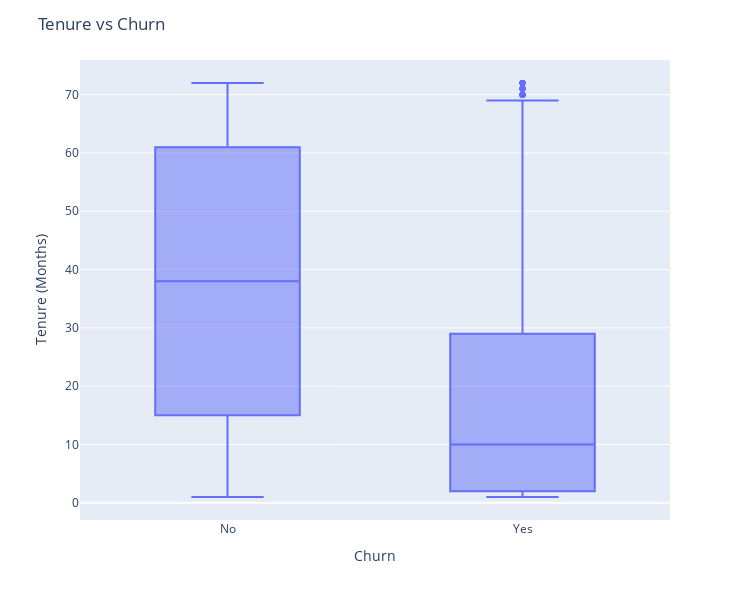

This figure's notebook cell:
### Code cell
fig = px.box(df, x='Churn', y='tenure')

# Update axis labels
fig.update_yaxes(title_text='Tenure (Months)')
fig.update_xaxes(title_text='Churn')
fig.update_layout(
    autosize=True,
    width=750,
    height=600,
    title_font=dict(size=25, family='Courier'),
    title='Tenure vs Churn'
)

fig.show()

### Figure 1 — Plotly figure (JSON) as saved in the notebook; plotly's stock layout.template omitted (floating-point values rounded to 4 significant figures; data arrays with more than 128 entries replaced by an {"elided": "..."} marker saying what was removed)
{"data": [{"alignmentgroup": "True", "hovertemplate": "Churn=%{x}<br>tenure=%{y}<extra></extra>", "legendgroup": "", "marker": {"color": "#636efa"}, "name": "", "notched": false, "offsetgroup": "", "orientation": "v", "showlegend": false, "type": "box", "x": {"elided": "7032 str values"}, "x0": " ", "xaxis": "x", "y": {"elided": "7032 int values"}, "y0": " ", "yaxis": "y"}], "layout": {"autosize": true, "boxmode": "group", "height": 600, "legend": {"tracegroupgap": 0}, "margin": {"t": 60}, "title": {"text": "Tenure vs Churn"}, "width": 750, "xaxis": {"anchor": "y", "domain": [0, 1], "title": {"text": "Churn"}}, "yaxis": {"anchor": "x", "domain": [0, 1], "title": {"text": "Tenure (Months)"}}}}
